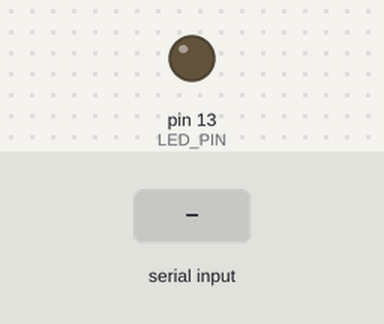
A sketch run on a simulated Arduino Uno, built with avr-gcc and run on an emulated ATmega328P. Parts: output pins drawn as LEDs (lit = HIGH). Inputs (shaded band) come from the test bench.

Above: at 1.2 s.
1.3 s: "H" received over Serial
At 2.3 s:
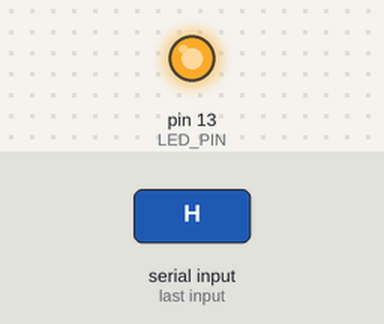
2.8 s: "L" received over Serial
At 3.4 s:
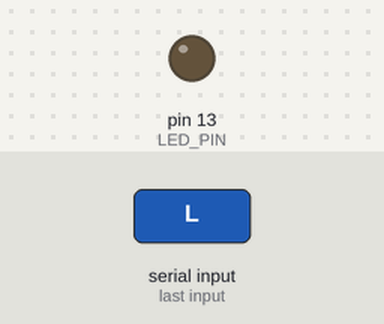
Timing chart, 0 to 5.8 s (numbered marks = the images above; inputs shaded):
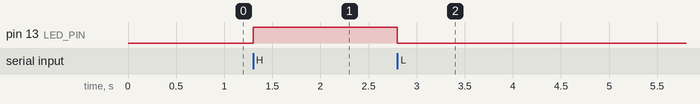

The sketch:

arduino_python.ino
```cpp
#include <Wire.h>

const int LED_PIN = 13;
char key;

void setup() {
  Wire.begin();
  Serial.begin(9600);
  pinMode(LED_PIN, OUTPUT);
}

void loop() {
  if (Serial.available()){
    key = Serial.read();

    switch(key){
      case 'H':
        digitalWrite(LED_PIN, HIGH);
        break;
      case 'L':
        digitalWrite(LED_PIN, LOW);
        break;
    }
  }

}
```

Measured:
- after the input at 1.3 s, pin 13 (LED_PIN): LOW → HIGH at once
- after the input at 2.8 s, pin 13 (LED_PIN): HIGH → LOW at once
